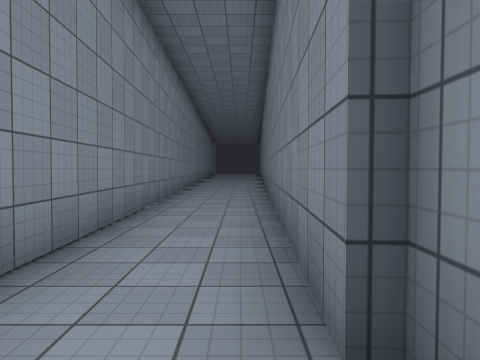
View 1 (above)

13 first-person views from a walk through a scene from a Unity 3-D project. The camera is 1.4 m above the floor, tilts 2° down and sees 70° across. The floor is counted in squares, 2 m on a side. Each view is taken from the middle of a square. On the plan, view 1 faces up. The plan holds only what a view shows up to about 11 squares ahead; the rest is blank. The place goes on beyond the plan. Door leaves are left out, so doorways stand open. Surface patterns are stand-ins for the level's own textures.

View 2
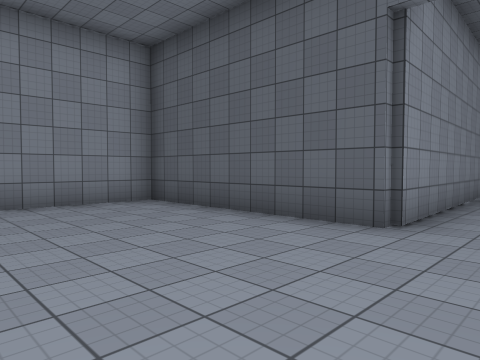

View 3
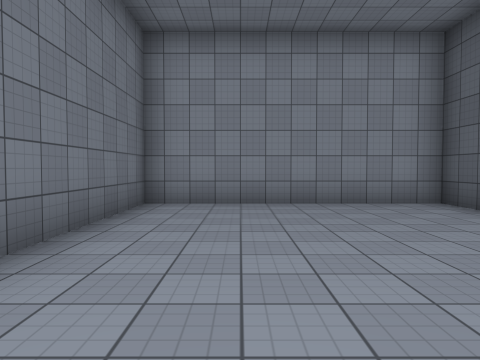

View 4
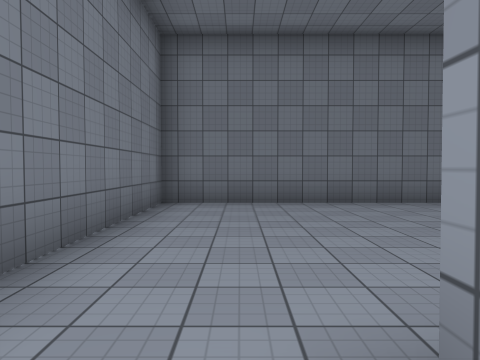

View 5
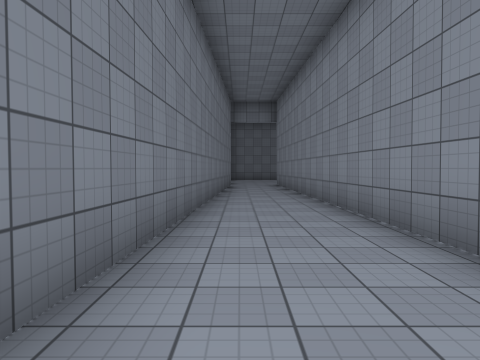

View 6
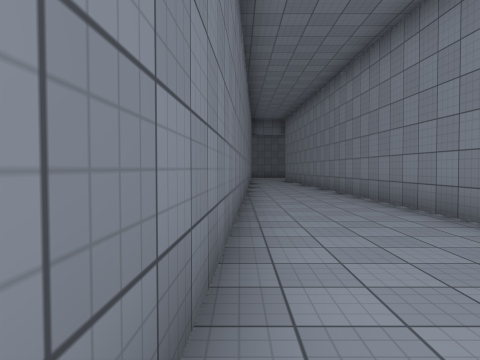

View 7
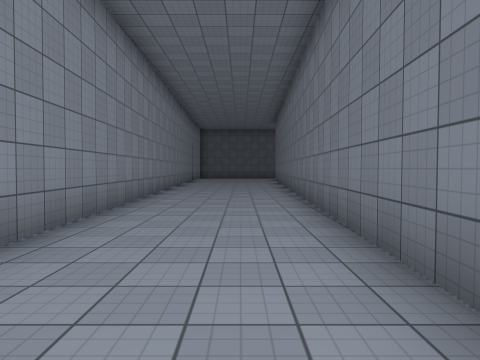

View 8
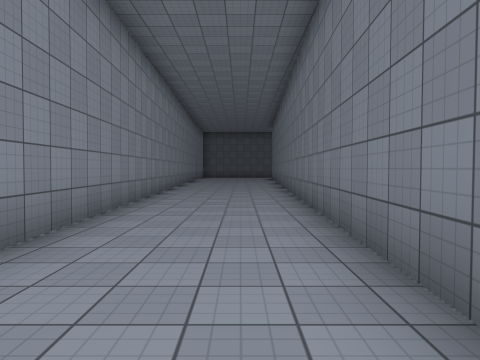

View 9
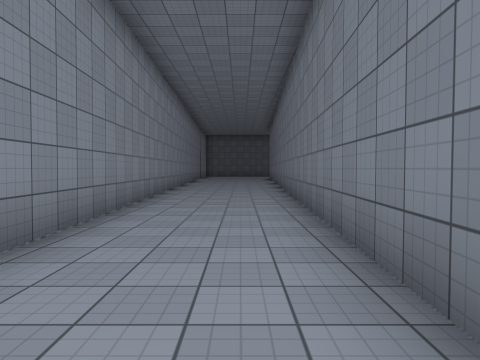

View 10
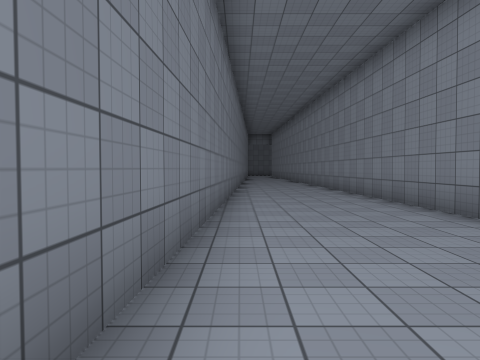

View 11
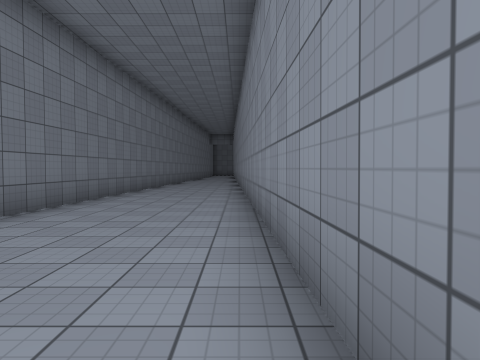

View 12
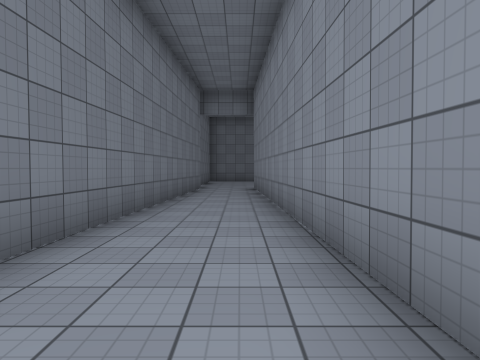

View 13
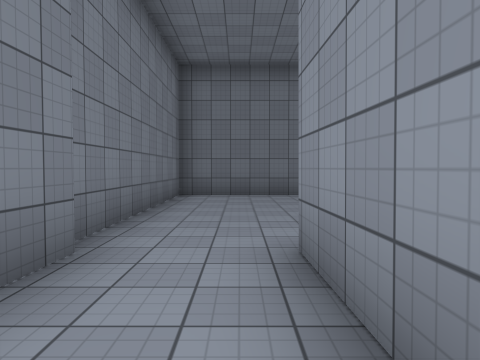

### Floor plan
Points are (right, up) in squares from view 1. A wall is a line through its corners. A room is listed if a view was taken in it or the views show most of it. See-through windows are left out.
Room 1 (views 1, 2, 3)
walls: (-1.5, 1) (-6.8, 1) (-6.8, -4.9) (0.6, -4.9) (0.6, 1.3)
ways out: open door at (-0.5, 1) to room 2
Room 2 (views 4, 5, 6, 7, 8, 9, 10, 11, 12, 13)
walls: (-2.4, 27.5) (-1.5, 1); (0.4, 1.1) (1.6, 27.2)
ways out: open door at (-0.5, 1) to room 1

Positions as (right, up) in squares from view 1, and headings:
1: (0, 0), facing up
2: (0, -3), facing up-left
3: (0, -3), facing left
4: (-1, 2), facing down
5: (0, 15), facing down
6: (1, 20), facing down
7: (0, 16), facing up
8: (0, 14), facing up
9: (0, 12), facing up
10: (1, 28), facing down
11: (-2, 28), facing down
12: (-1, 13), facing down
13: (-1, 4), facing down
